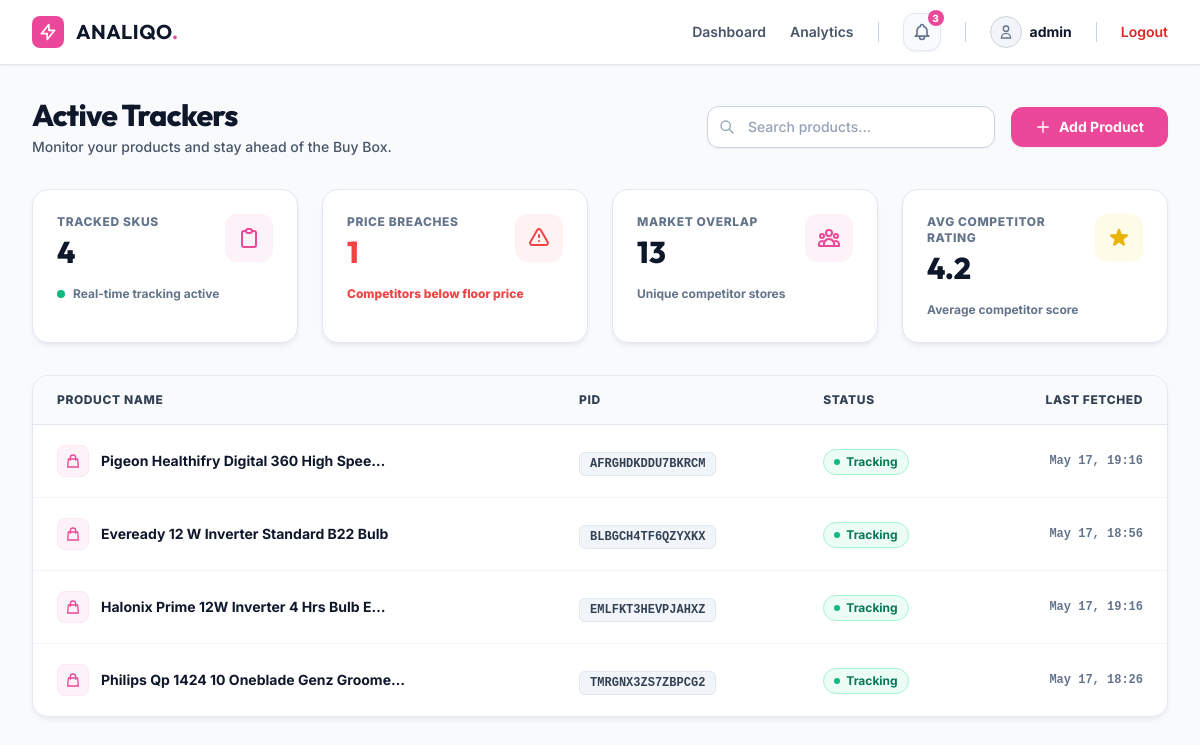
Page /dashboard/ (signed in) on the earlier database version.
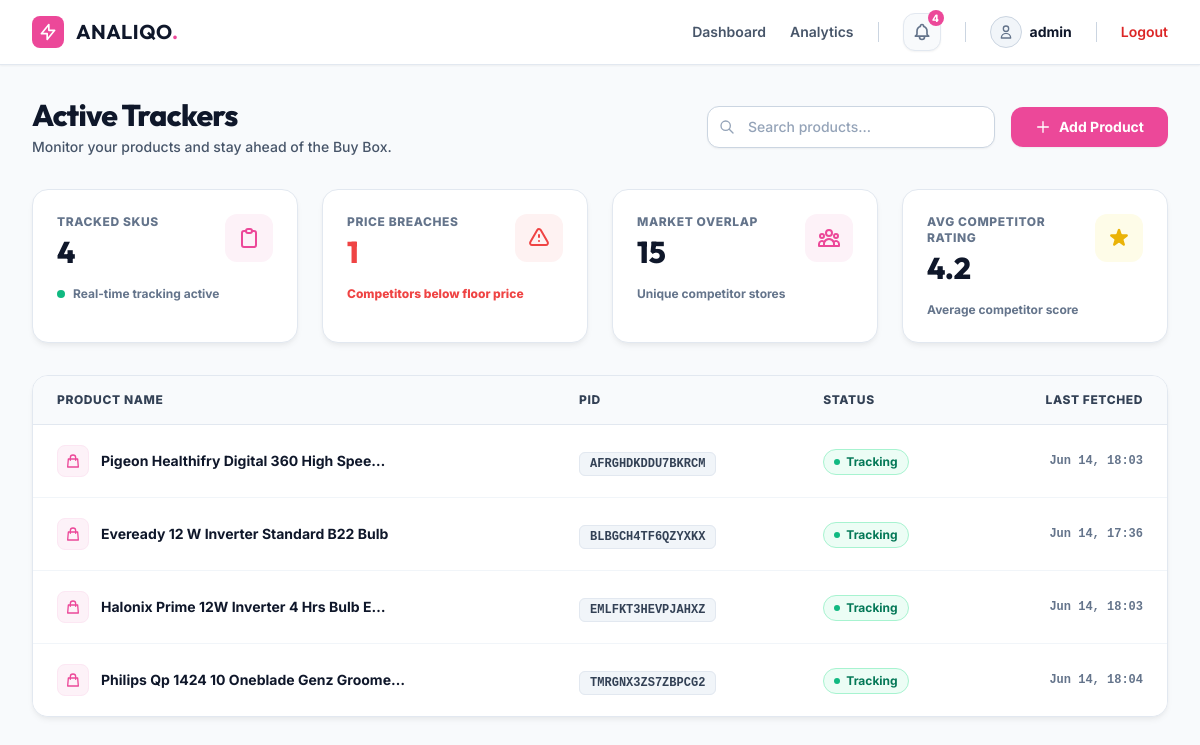
Same page on the later database version.
### tracker/models.py (models this page shows, shortened)
class ProductSKU(models.Model):
    user = models.ForeignKey(User, on_delete=models.CASCADE, related_name='tracked_skus')
    name = models.CharField(max_length=255)
    pid = models.CharField(max_length=100, db_index=True)
    lid = models.CharField(max_length=100)
    target_url = models.URLField(max_length=1024, blank=True)
    base_cost = models.DecimalField(max_digits=10, decimal_places=2, help_text="Seller's actual cost")
    floor_price = models.DecimalField(max_digits=10, decimal_places=2, help_text="Minimum allowable selling price")
    is_active = models.BooleanField(default=True)
    last_fetched_at = models.DateTimeField(null=True, blank=True)
    created_at = models.DateTimeField(auto_now_add=True)
    updated_at = models.DateTimeField(auto_now=True)
    class Meta:
        unique_together = ('user', 'pid')
        verbose_name = "Product SKU"
        verbose_name_plural = "Product SKUs"

### tracker/views.py (the view)
# urls.py: path('dashboard/', DashboardView.as_view(), name='dashboard'),
class DashboardView(LoginRequiredMixin, ListView):
    model = ProductSKU
    template_name = 'dashboard/index.html'
    context_object_name = 'skus'
    def get_queryset(self):
        user = self.request.user
        qs = super().get_queryset().filter(user=user)
        query = self.request.GET.get('search', '')
        if query:
            qs = qs.filter(name__icontains=query)
        return qs.order_last_fetched() if hasattr(qs, 'order_last_fetched') else qs.order_by('-created_at')
    def get_template_names(self):
        if self.request.headers.get('HX-Request'):
            return ['dashboard/partials/sku_list.html']
        return [self.template_name]
    def get_context_data(self, **kwargs):
        context = super().get_context_data(**kwargs)
        user = self.request.user
        active_skus = ProductSKU.objects.filter(user=user, is_active=True)
        context['total_products'] = active_skus.count()
        breaches = 0
        for sku in active_skus:
            latest_buybox = CompetitorPriceLog.objects.filter(product_sku=sku, has_buybox=True).order_by('-timestamp').first()
            if latest_buybox and latest_buybox.final_price < sku.floor_price:
                breaches += 1
        unique_competitors = CompetitorPriceLog.objects.filter(product_sku__user=user).values_list('seller_name', flat=True).distinct().count()
        avg_rating = CompetitorPriceLog.objects.filter(product_sku__user=user, seller_rating__isnull=False).aggregate(Avg('seller_rating'))['seller_rating__avg']
        context['active_breaches'] = breaches
        context['unique_competitors'] = unique_competitors
        context['avg_competitor_rating'] = round(avg_rating, 1) if avg_rating else "N/A"
        return context

### tracker/context_processors.py (called while the page is built)
def notifications(request):
    if request.user and request.user.is_authenticated:
        unread_qs = NotificationLog.objects.filter(user=request.user, is_read=False)
        return {
            'unread_notifications': unread_qs.order_by('-created_at')[:10],
            'unread_notifications_count': unread_qs.count()
        }
    return {
        'unread_notifications': [],
        'unread_notifications_count': 0
    }

### templates/dashboard/index.html (shortened to what the changed rows need)
{% extends 'base.html' %}
{% block content %}
<div x-data="{ showModal: false }" class="w-full">
    <div class="flex flex-col md:flex-row justify-between items-start md:items-center gap-4 mb-8">
        <div>
            <h1 class="text-3xl font-display font-extrabold text-slate-900 mb-1 tracking-tight">Active Trackers</h1>
        </div>
    </div>
    <div class="grid grid-cols-1 sm:grid-cols-2 lg:grid-cols-4 gap-6 mb-8">
        <div class="solid-panel rounded-2xl p-6 relative overflow-hidden transition-all duration-300 hover:shadow-md">
            <div class="flex justify-between items-start">
                <div>
                    <p class="text-xs font-extrabold text-slate-500 uppercase tracking-wider mb-1">Market Overlap</p>
                    <h3 class="text-3xl font-display font-extrabold text-slate-900">{{ unique_competitors }}</h3>
                </div>
            </div>
        </div>
    </div>
    <div id="sku-table-container" class="solid-panel rounded-2xl overflow-hidden">
        {% include 'dashboard/partials/sku_list.html' %}
    </div>
</div>
{% endblock %}

### templates/base.html (shortened to what this page needs)
<!DOCTYPE html>
<html lang="en">
<head>
    <script src="https://cdn.tailwindcss.com"></script>
</head>
<body class="font-sans antialiased min-h-screen flex flex-col selection:bg-brand-200 selection:text-brand-900">
    <nav class="bg-white sticky top-0 z-40 border-b border-slate-200 shadow-sm">
        <div class="max-w-7xl mx-auto px-4 sm:px-6 lg:px-8">
            <div class="flex items-center justify-between h-16">
                <div class="flex items-center gap-3">
                    <div class="w-8 h-8 rounded-lg bg-brand-500 flex items-center justify-center">
                        <svg class="w-5 h-5 text-white" fill="none" viewBox="0 0 24 24" stroke="currentColor">
                            <path stroke-linecap="round" stroke-linejoin="round" stroke-width="2" d="M13 10V3L4 14h7v7l9-11h-7z"/>
                        </svg>
                    </div>
                    <div class="font-display font-bold text-xl tracking-wide text-slate-900">
                        ANALIQO<span class="text-brand-500">.</span>
                    </div>
                </div>
                <div class="flex items-center space-x-6">
                    {% if user.is_authenticated %}
                        <a href="{% url 'dashboard' %}" class="text-sm font-semibold text-slate-600 hover:text-brand-600 transition-colors">Dashboard</a>
                        <a href="{% url 'analytics' %}" class="text-sm font-semibold text-slate-600 hover:text-brand-600 transition-colors">Analytics</a>
                        <div x-data="{ open: false }" class="relative">
                            <button @click="open = !open" class="relative p-2 text-slate-500 hover:text-brand-500 bg-slate-50 hover:bg-brand-50 border border-slate-200 rounded-xl transition-all shadow-sm focus:outline-none focus:ring-2 focus:ring-brand-500">
                                <span id="notification-badge" class="absolute -top-1 -right-1 flex h-4 w-4 items-center justify-center rounded-full bg-brand-500 text-[10px] font-extrabold text-white animate-pulse" {% if unread_notifications_count == 0 %}style="display: none;"{% endif %}>
                                    {{ unread_notifications_count }}
                                </span>
                            </button>
                        </div>
                        <div class="flex items-center gap-2">
                            <div class="w-8 h-8 rounded-full bg-slate-100 border border-slate-300 flex items-center justify-center overflow-hidden">
                                <svg class="w-4 h-4 text-slate-500" fill="none" viewBox="0 0 24 24" stroke="currentColor">
                                    <path stroke-linecap="round" stroke-linejoin="round" stroke-width="2" d="M16 7a4 4 0 11-8 0 4 4 0 018 0zM12 14a7 7 0 00-7 7h14a7 7 0 00-7-7z" />
                                </svg>
                            </div>
                            <span class="text-sm font-bold text-slate-900">
                                {{ user.username }}
                            </span>
                        </div>
                        <a href="{% url 'logout' %}" class="text-sm font-semibold text-red-600 hover:text-red-800 transition-colors">Logout</a>
                    {% else %}
                        <a href="{% url 'landing' %}" class="text-sm font-semibold text-slate-600 hover:text-brand-600 transition-colors">Sign In</a>
                    {% endif %}
                </div>
            </div>
        </div>
    </nav>
    <main class="flex-1 w-full max-w-7xl mx-auto px-4 sm:px-6 lg:px-8 py-8">
        {% block content %}{% endblock %}
    </main>
</body>
</html>

### templates/dashboard/partials/sku_list.html (shortened to what this page needs)
<div class="overflow-x-auto w-full">
    <table class="w-full text-left border-collapse">
        <thead>
            <tr class="bg-slate-50 border-b border-slate-200">
                <th scope="col" class="px-6 py-4 text-xs font-extrabold text-slate-700 uppercase tracking-wider">Product Name</th>
                <th scope="col" class="px-6 py-4 text-xs font-extrabold text-slate-700 uppercase tracking-wider">PID</th>
                <th scope="col" class="px-6 py-4 text-xs font-extrabold text-slate-700 uppercase tracking-wider">Status</th>
                <th scope="col" class="px-6 py-4 text-right text-xs font-extrabold text-slate-700 uppercase tracking-wider">Last Fetched</th>
            </tr>
        </thead>
        <tbody class="divide-y divide-slate-100 bg-white">
            {% for sku in skus %}
                <tr class="hover:bg-slate-50 transition-colors duration-200 group">
                    <td class="px-6 py-5 whitespace-nowrap">
                        <div class="flex items-center">
                            <div class="h-8 w-8 rounded-lg bg-brand-50 border border-brand-100 flex items-center justify-center mr-3 group-hover:border-brand-200 transition-colors">
                                <svg class="h-4 w-4 text-brand-500" fill="none" viewBox="0 0 24 24" stroke="currentColor">
                                    <path stroke-linecap="round" stroke-linejoin="round" stroke-width="2" d="M16 11V7a4 4 0 00-8 0v4M5 9h14l1 12H4L5 9z" />
                                </svg>
                            </div>
                            <a href="{% url 'sku_detail' sku.pk %}" class="text-sm font-bold text-slate-900 hover:text-brand-600 transition-colors">
                                {{ sku.name|truncatechars:40 }}
                            </a>
                        </div>
                    </td>
                    <td class="px-6 py-5 whitespace-nowrap">
                        <span class="px-2.5 py-1 text-xs font-mono font-bold text-slate-700 bg-slate-100 rounded-md border border-slate-200">{{ sku.pid }}</span>
                    </td>
                    <td class="px-6 py-5 whitespace-nowrap">
                        {% if sku.is_active %}
                            <span class="inline-flex items-center px-2.5 py-1 rounded-full text-xs font-bold bg-emerald-50 text-emerald-700 border border-emerald-200">
                                <span class="w-1.5 h-1.5 rounded-full bg-emerald-500 mr-1.5 animate-pulse"></span>
                                Tracking
                            </span>
                        {% else %}
                            <span class="inline-flex items-center px-2.5 py-1 rounded-full text-xs font-bold bg-slate-100 text-slate-600 border border-slate-200">
                                Paused
                            </span>
                        {% endif %}
                    </td>
                    <td class="px-6 py-5 whitespace-nowrap text-sm text-slate-500 text-right font-mono text-xs font-bold">
                        {{ sku.last_fetched_at|date:"M d, H:i"|default:"Never" }}
                    </td>
                </tr>
            {% endfor %}
        </tbody>
    </table>
</div>

Differences in the rows shown:
changed ProductSKU "AFRGHDKDDU7BKRCM": last_fetched_at "May 17, 19:16" → "Jun 14, 18:03"
changed ProductSKU "Eveready 12 W Inverter Standard B22 Bulb": last_fetched_at "May 17, 18:56" → "Jun 14, 17:36"
changed ProductSKU "EMLFKT3HEVPJAHXZ": last_fetched_at "May 17, 19:16" → "Jun 14, 18:03"
changed ProductSKU "TMRGNX3ZS7ZBPCG2": last_fetched_at "May 17, 18:26" → "Jun 14, 18:04"
Other differences:
{{ unread_notifications_count }}: "3" → "4"
{{ unique_competitors }}: "13" → "15"
